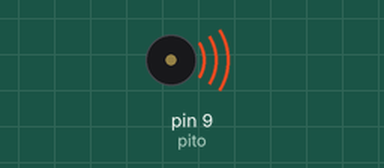
Recording of a sketch running on a simulated Arduino Uno, built with avr-gcc and run on an emulated ATmega328P. Shown: buzzer (waves = sounding).

Above: at 1.5 s.
At 4.0 s:
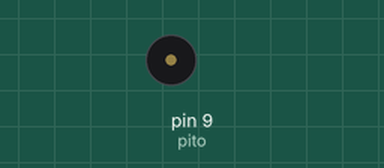
Timing chart, 0 to 6.5 s (numbered marks = the images above):
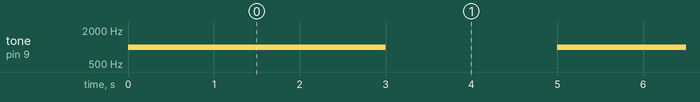

Measured:
- by itself, tone on pin 9 (pito): alternates 1000 Hz for 3.0 s and silent for 2.0 s

The sketch:

EX2.ino
```cpp
/**********************************************************************************
**                                                                               **
**                                  Sirena                                       **
**                                                                               **
** Nom: Deivith Trujillo Meza                                                    **
**********************************************************************************/


//********** Includes *************************************************************


//********** Variables ************************************************************
const byte pito = 9;
int tiempo = 5000;
//********** Setup ****************************************************************
void setup()
{
  pinMode(pito, OUTPUT);
}

//********** Loop *****************************************************************
void loop()

{
  tone(pito, 1000, 3000);
  delay(tiempo);
}

//********** Funcions *************************************************************
```
